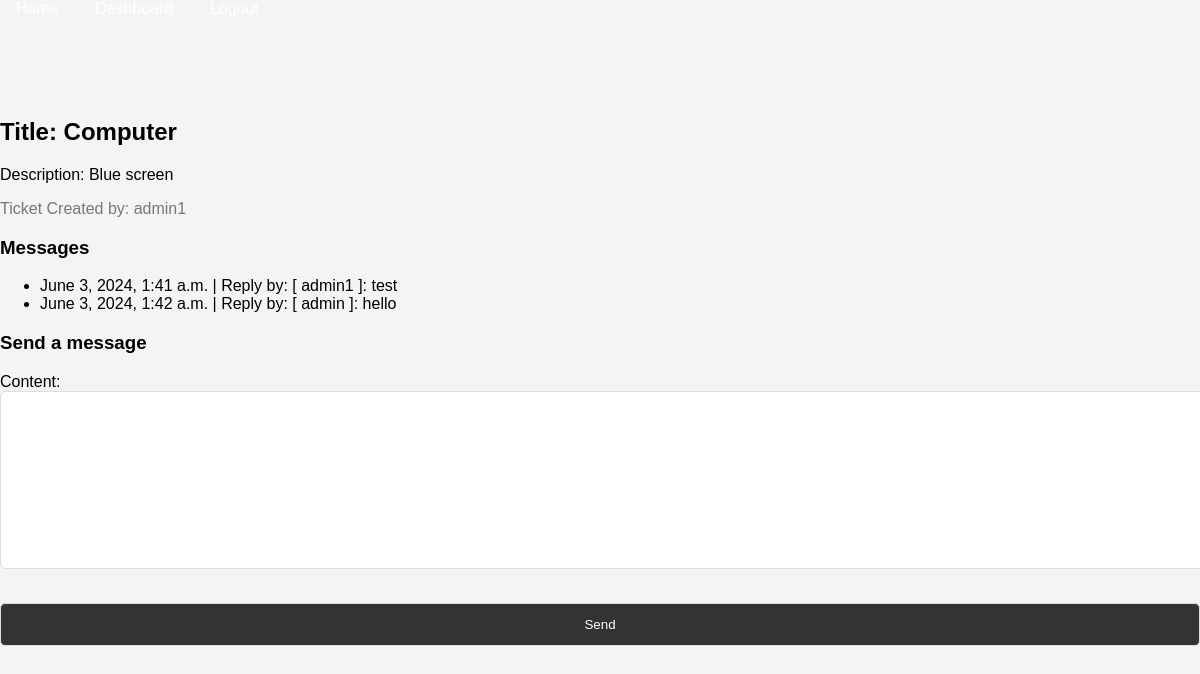
/message_ticket_user/7/ (signed in), run on the app's committed database.
### support/models.py (models this page shows, shortened)
class SupportTicket(models.Model):
    ticket_id = models.AutoField(primary_key=True)
    LOW = 'Low'
    MEDIUM = 'Medium'
    HIGH = 'High'
    PRIORITY_CHOICES = [
        (LOW, 'Low'),
        (MEDIUM, 'Medium'),
        (HIGH, 'High'),
    ]
    ELECTRICAL = 'Electrical'
    IT = 'IT'
    FACILITIES = 'Facilities'
    OTHER = 'Other'
    CATEGORY_CHOICES = [
        (ELECTRICAL, 'Electrical'),
        (IT, 'IT'),
        (FACILITIES, 'Facilities'),
        (OTHER, 'Other'),
    ]
    title = models.CharField(max_length=100)
    description = models.TextField()
    status = models.CharField(max_length=20, choices=[
        ('Open', 'Open'),
        ('InProgress', 'InProgress'),
        ('Resolved', 'Resolved'),
        ('Closed', 'Closed'),
    ])
    priority = models.CharField(max_length=10, choices=PRIORITY_CHOICES, default=LOW)
    category = models.CharField(max_length=20, choices=CATEGORY_CHOICES, default=OTHER)
    created_by = models.ForeignKey(User, related_name='tickets_created', on_delete=models.CASCADE)
    assigned_to = models.ForeignKey(User, related_name='tickets_assigned', on_delete=models.SET_NULL, null=True, blank=True)
    created_date = models.DateTimeField(auto_now_add=True)

class Message(models.Model):
    ticket = models.ForeignKey(SupportTicket, related_name='messages', on_delete=models.CASCADE)
    sender = models.ForeignKey(User, on_delete=models.CASCADE)
    content = models.TextField()
    timestamp = models.DateTimeField(auto_now_add=True)

### support/views.py (the view)
# urls.py: path('message_ticket_user/<int:ticket_id>/', views.message_ticket_user, name='message_ticket_user'),
@login_required
def message_ticket_user(request, ticket_id):
    ticket = get_object_or_404(SupportTicket, ticket_id=ticket_id)
    if request.method == 'POST':
        form = MessageForm(request.POST)
        if form.is_valid():
            message = form.save(commit=False)
            message.ticket = ticket
            message.sender = request.user
            message.save()
            return redirect('message_ticket_user', ticket_id=ticket.id)
    else:
        form = MessageForm()
    return render(request, 'support/ticketmessage_user.html', {'ticket': ticket, 'form': form})

### support/forms.py
class MessageForm(forms.ModelForm):
    class Meta:
        model = Message
        fields = ['content']

### support/templates/support/ticketmessage_user.html (shortened to what this page needs)
{% extends 'support/base.html' %}
{% block content %}
<h2>Title: {{ ticket.title }}</h2>
<p>Description: {{ ticket.description }}</p>
<p class="ticket-creator">Ticket Created by: {{ ticket.created_by }}</p>
<h3>Messages</h3>
<ul>
    {% for message in ticket.messages.all %}
    <li>{{ message.timestamp }} | Reply by: [ {{ message.sender.username }} ]: {{ message.content }}</li>
    {% endfor %}
</ul>
<h3>Send a message</h3>
<form method="post" action="{% url 'message_ticket_user' ticket.id %}">
    {{ form.as_p }}
    <button type="submit">Send</button>
</form>
{% endblock %}

### support/static/support/style.css (style rules this page uses)
body { font-family: Arial, sans-serif; background-color: #f4f4f4; margin: 0; padding: 0; min-height: 100vh; }
form input, form select, form textarea, form button { width: 100%; padding: 1em; margin-bottom: 1em; border: 1px solid #ddd; border-radius: 5px; }
button { background-color: #333; color: #fff; border: none; cursor: pointer; }
.ticket-creator { font-size: 1em; color: #777; }

### data on the page
SupportTicket: title "Computer", description "Blue screen", created_by "admin1"
Message: timestamp "June 3, 2024, 1:41 a.m.", sender.username "admin1", content "test"
Message: timestamp "June 3, 2024, 1:42 a.m.", sender.username "admin", content "hello"
